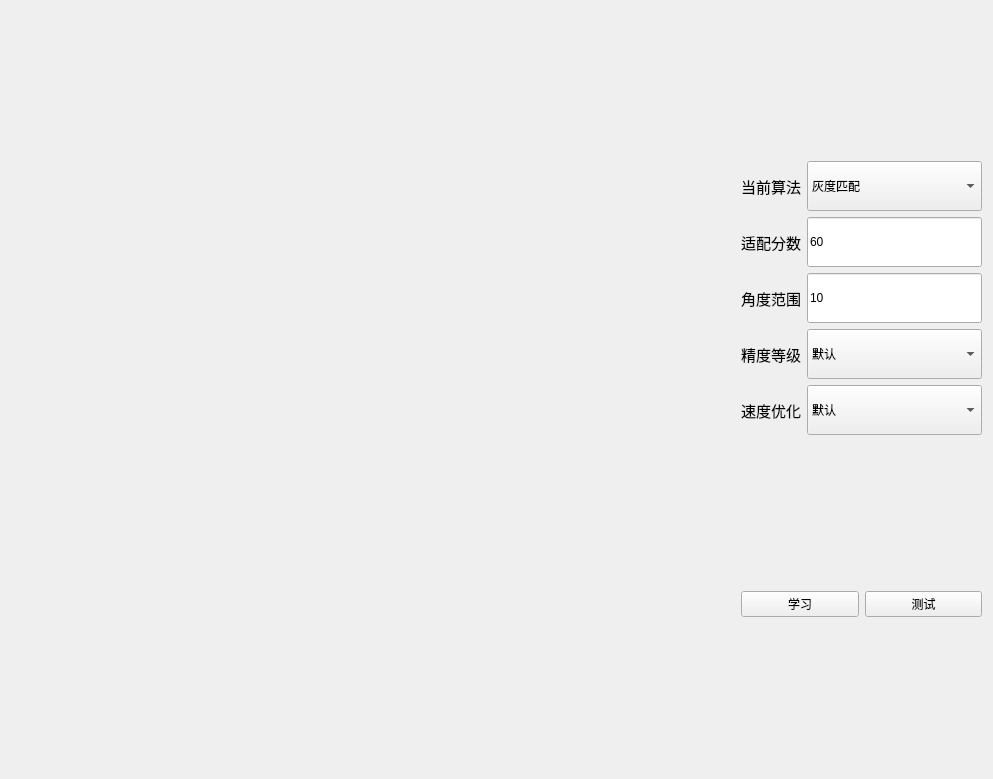
<?xml version="1.0" encoding="UTF-8"?>
<ui version="4.0">
 <class>VisionWidgetClass</class>
 <widget class="QWidget" name="VisionWidgetClass">
  <property name="geometry">
   <rect>
    <x>0</x>
    <y>0</y>
    <width>993</width>
    <height>779</height>
   </rect>
  </property>
  <property name="windowTitle">
   <string>VisionWidget</string>
  </property>
  <layout class="QHBoxLayout" name="horizontalLayout_2" stretch="3,1">
   <item>
    <widget class="LJGraphicsView" name="graphicsWidget" native="true"/>
   </item>
   <item>
    <layout class="QVBoxLayout" name="verticalLayout" stretch="3,1">
     <item>
      <layout class="QGridLayout" name="gridLayout" columnminimumwidth="1,3">
       <item row="0" column="0">
        <widget class="QLabel" name="label">
         <property name="font">
          <font>
           <pointsize>11</pointsize>
          </font>
         </property>
         <property name="text">
          <string>当前算法</string>
         </property>
        </widget>
       </item>
       <item row="0" column="1">
        <widget class="QComboBox" name="comboBoxAlgorithm">
         <property name="minimumSize">
          <size>
           <width>100</width>
           <height>50</height>
          </size>
         </property>
         <item>
          <property name="text">
           <string>灰度匹配</string>
          </property>
         </item>
         <item>
          <property name="text">
           <string>圆检测</string>
          </property>
         </item>
        </widget>
       </item>
       <item row="1" column="0">
        <widget class="QLabel" name="label_2">
         <property name="font">
          <font>
           <pointsize>11</pointsize>
          </font>
         </property>
         <property name="text">
          <string>适配分数</string>
         </property>
        </widget>
       </item>
       <item row="1" column="1">
        <widget class="QLineEdit" name="lineEdit_Score">
         <property name="minimumSize">
          <size>
           <width>100</width>
           <height>50</height>
          </size>
         </property>
         <property name="text">
          <string>60</string>
         </property>
        </widget>
       </item>
       <item row="2" column="0">
        <widget class="QLabel" name="label_3">
         <property name="font">
          <font>
           <pointsize>11</pointsize>
          </font>
         </property>
         <property name="text">
          <string>角度范围</string>
         </property>
        </widget>
       </item>
       <item row="2" column="1">
        <widget class="QLineEdit" name="lineEdit_Angle">
         <property name="minimumSize">
          <size>
           <width>100</width>
           <height>50</height>
          </size>
         </property>
         <property name="text">
          <string>10</string>
         </property>
        </widget>
       </item>
       <item row="3" column="0">
        <widget class="QLabel" name="label_4">
         <property name="font">
          <font>
           <pointsize>11</pointsize>
          </font>
         </property>
         <property name="text">
          <string>精度等级</string>
         </property>
        </widget>
       </item>
       <item row="3" column="1">
        <widget class="QComboBox" name="comboBox_Accuracy">
         <property name="minimumSize">
          <size>
           <width>100</width>
           <height>50</height>
          </size>
         </property>
         <item>
          <property name="text">
           <string>默认</string>
          </property>
         </item>
        </widget>
       </item>
       <item row="4" column="0">
        <widget class="QLabel" name="label_5">
         <property name="font">
          <font>
           <pointsize>11</pointsize>
          </font>
         </property>
         <property name="text">
          <string>速度优化</string>
         </property>
        </widget>
       </item>
       <item row="4" column="1">
        <widget class="QComboBox" name="comboBox_Speed">
         <property name="minimumSize">
          <size>
           <width>100</width>
           <height>50</height>
          </size>
         </property>
         <item>
          <property name="text">
           <string>默认</string>
          </property>
         </item>
        </widget>
       </item>
      </layout>
     </item>
     <item>
      <layout class="QHBoxLayout" name="horizontalLayout">
       <item>
        <widget class="QPushButton" name="btnLearn">
         <property name="text">
          <string>学习</string>
         </property>
        </widget>
       </item>
       <item>
        <widget class="QPushButton" name="btnTest">
         <property name="text">
          <string>测试</string>
         </property>
        </widget>
       </item>
      </layout>
     </item>
    </layout>
   </item>
  </layout>
 </widget>
 <layoutdefault spacing="6" margin="11"/>
 <customwidgets>
  <customwidget>
   <class>LJGraphicsView</class>
   <extends>QWidget</extends>
   <header>ljgraphicsview.h</header>
   <container>1</container>
  </customwidget>
 </customwidgets>
 <resources/>
 <connections/>
</ui>
